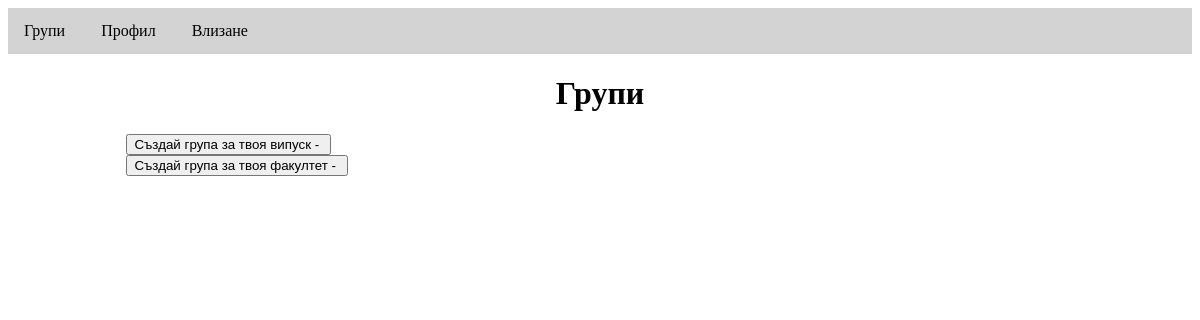
The app's page /groups/index.php, older data.
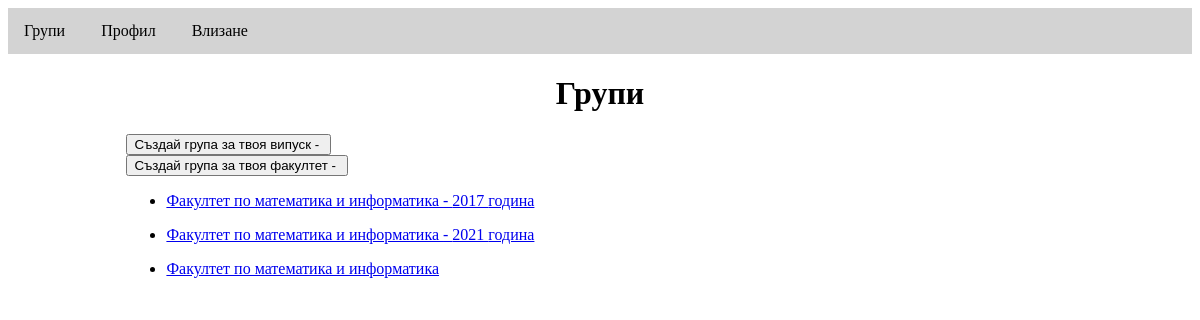
The same page, newer data.
### tables this page shows
CREATE TABLE `groups` (
  `id` int(11) NOT NULL,
  `year` varchar(32) DEFAULT NULL,
  `faculty` varchar(128) NOT NULL,
  `admin_id` int(11) NOT NULL
);

### helpers.php (called while the page is built, shortened)
<?php
    function new_db_connection() {
        include('config.php');
        return new PDO('mysql:host=localhost;dbname=alumni_db;charset=utf8', $db_user, $db_pass);
    }
    function get_user() {
        $conn = new_db_connection();
        $stmt = $conn->prepare("SELECT * FROM users WHERE id = ?");
        $stmt->execute([$_SESSION['id']]);
        return $stmt->fetch(PDO::FETCH_ASSOC);
    }
?>

### groups/groups_list.php (the view, shortened to what this page needs)
<?php
    $conn = new_db_connection();
    $sql = "SELECT id, year, faculty FROM groups";
    $stmt = $conn->prepare($sql);
    $stmt->execute();
    $groups = $stmt->fetchALL(PDO::FETCH_ASSOC);
    $user = get_user();
?>
<h1>Групи</h1>
<form action="/groups/create_group.php" method="post">
    <input type="submit" value="Създай група за твоя випуск - <?php echo($user['year_graduated']); ?>" />
</form>
<form action="/groups/create_group.php" method="post">
    <input type="submit" value="Създай група за твоя факултет - <?php echo($user['faculty']); ?>" />
</form>
<div id="groups">
    <?php foreach($groups as $group): ?>
        <ul>
            <li class="group">
                <?php
                    if(isset($group['year'])) {
                        printf("<a href='/groups?id=%s'>%s - %s година</a>", $group['id'], $group['faculty'], $group['year']);
                    }
                    else {
                        printf("<a href='/groups?id=%s'>%s</a>", $group['id'], $group['faculty']);
                    }
                ?>
            </li>
        </ul>
    <?php endforeach; ?>
</div>

### templates/top.php (shortened to what this page needs)
<!DOCTYPE html>
<html>
    <head>
        <link rel="stylesheet" href="/templates/styles.css">
    </head>
    <body>
        <div id="navigation">
            <a href="/groups">Групи</a>
            <a href="/user_profile.php">Профил</a>
            <a href="/login/login_page.php">Влизане</a>
        </div>
        <div id='container'>

### groups/index.php
<?php
    include('../helpers.php');
    include('../templates/top.php');
    if(isset($_GET['id'])) {
        include('group_show.php');
    }
    else {
        include('groups_list.php');
    }
    include('../templates/bottom.php');
?>

### templates/bottom.php
        </div>
    </body>
</html>

### templates/styles.css (style rules this page uses)
#container { width: 80%; margin: 0 auto; }
h1, h2 { text-align: center; }
#navigation { background-color: lightgray; top: 0; width: 100%; margin-top: 0; }
#navigation a { display: inline-block; padding: 14px 16px; text-decoration: none; color: black; }

Row changes from the older to the newer data that the page shows:
added groups: faculty "Факултет по математика и информатика", year "2017"
added groups: faculty "Факултет по математика и информатика", year "2021"
added groups: faculty "Факултет по математика и информатика"
